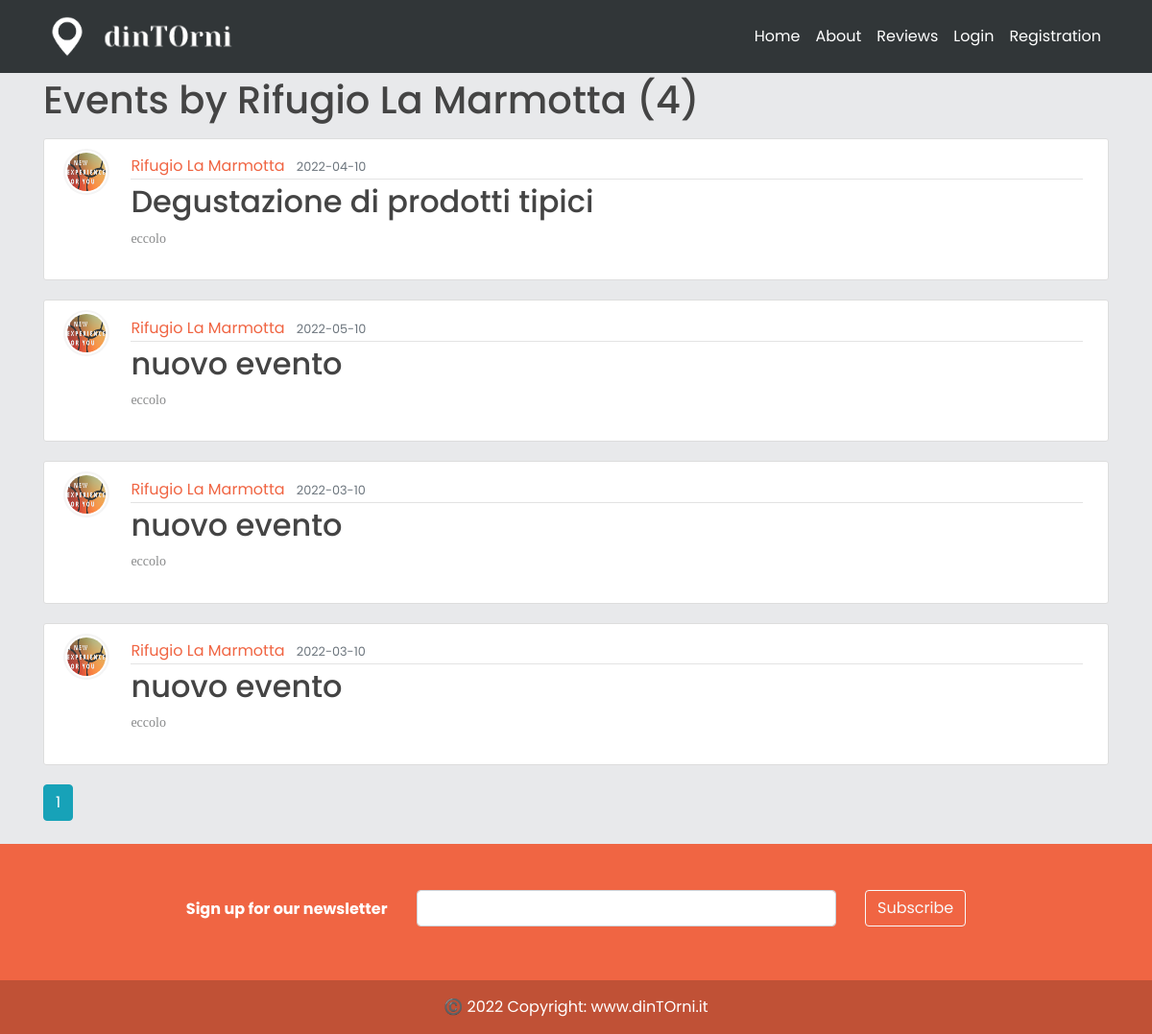
Before: /Rifugio La Marmotta with the older database file.
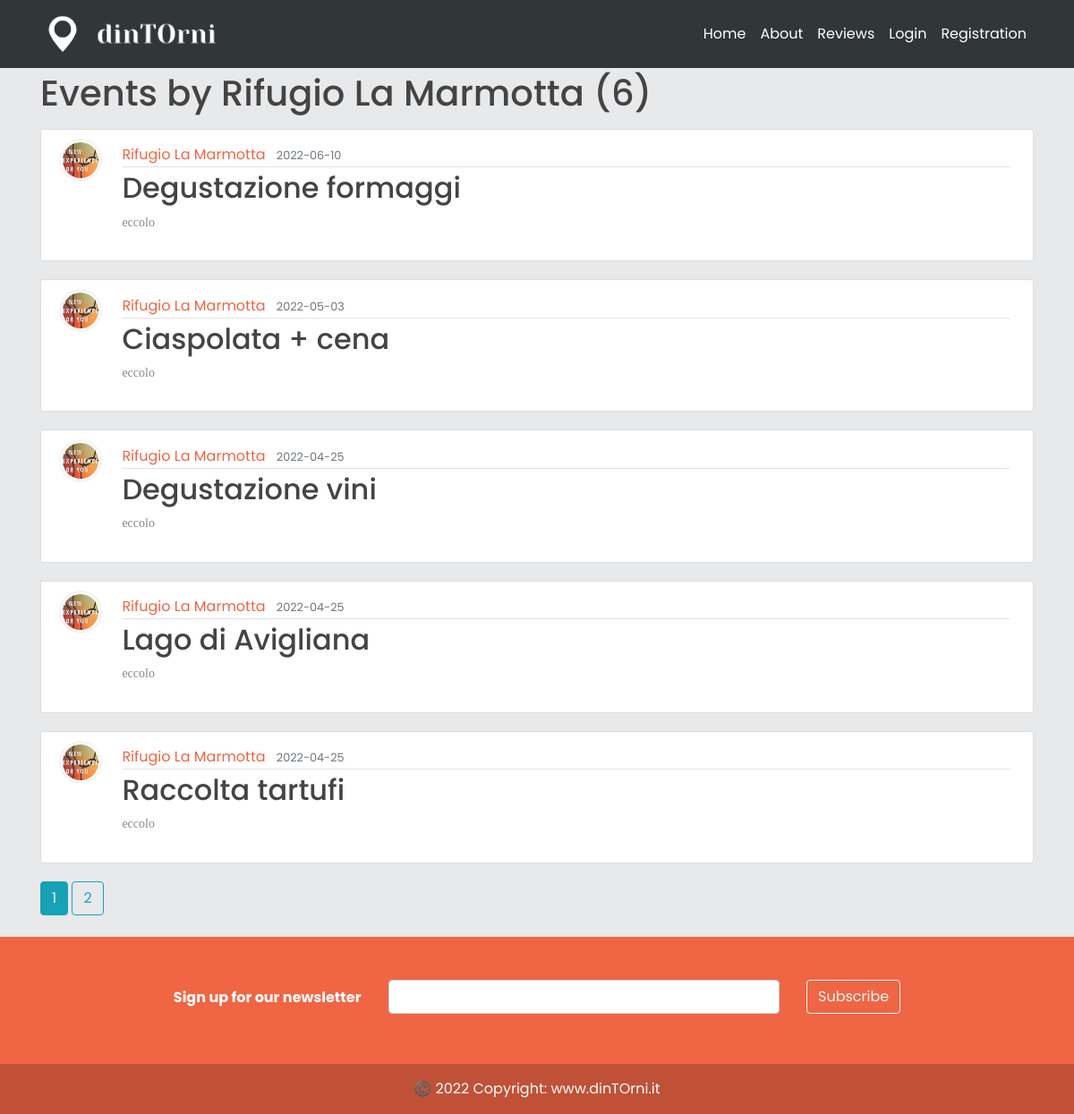
After: the same page with the newer database file.
### models.py (models this page shows, shortened)
class User(db.Model, UserMixin):
    _tablename__ = 'user'
    id = db.Column(db.Integer, primary_key=True)
    email = db.Column(db.String(120), unique=True, nullable=False)
    image_file = db.Column(db.String(20), nullable=False, default='default.jpg')
    password = db.Column(db.String(60), nullable=False)
    telephone = db.Column(db.Integer(), nullable=False)
    type= db.Column(db.String(20))
    __mapper_args__={
        'polymorphic_identity': 'user',
        'polymorphic_on': type
    }

class Business(User, db.Model):
    _tablename__ = 'business'
    id = db.Column(db.Integer, db.ForeignKey('user.id'), primary_key=True)
    name = db.Column(db.String(20), unique=True, nullable=False)
    vat_number = db.Column(db.Integer())#rimettere i nullable
    city = db.Column(db.String(20))
    address = db.Column(db.String(30))
    events = db.relationship('Event', backref='creator', lazy=True)
    link_facebook = db.Column(db.String())
    link_instagram = db.Column(db.String())
    link_twitter = db.Column(db.String())
    link_website = db.Column(db.String())
    __mapper_args__ = {
        'polymorphic_identity': 'business',
    }

class Event(db.Model):
    id = db.Column(db.Integer, primary_key=True)
    title = db.Column(db.String(100), nullable=False)
    date_event = db.Column(db.Date, nullable=False)
    location = db.Column(db.Text, nullable=False)
    price = db.Column(db.Float, nullable = True)
    equipment = db.Column(db.Text,  nullable=True)
    min_users = db.Column(db.Integer,  nullable=True)
    date_posted = db.Column(db.DateTime,
                            default=datetime.utcnow())  # default è listante corrente in cui posto
    content = db.Column(db.Text,  nullable=False)
    weaknesses = db.Column(db.Text,  nullable=True)
    image_event1 = db.Column(db.String(20), nullable=False, default='default.jpg')
    image_event2 = db.Column(db.String(20), nullable=False, default='default.jpg')
    image_event3 = db.Column(db.String(20), nullable=False, default='default.jpg')
    business_id = db.Column(db.Integer, db.ForeignKey('business.id'))  # db integer, è una chiave devo specificare la relazi

class User(db.Model, UserMixin):
    _tablename__ = 'user'
    id = db.Column(db.Integer, primary_key=True)
    email = db.Column(db.String(120), unique=True, nullable=False)
    image_file = db.Column(db.String(20), nullable=False, default='default.jpg')
    password = db.Column(db.String(60), nullable=False)
    telephone = db.Column(db.Integer(), nullable=False)
    type= db.Column(db.String(20))
    __mapper_args__={
        'polymorphic_identity': 'user',
        'polymorphic_on': type
    }

### app/users/routes.py (the view)
@users.route("/<string:name>")
def business_events(name):
    page = request.args.get('page', 1, type=int)
    business = Business.query.filter_by(name=name).first_or_404()
    events = Event.query.filter_by(creator=business).order_by(Event.date_posted.desc()).paginate(page=page, per_page=5)
    return render_template('business_events.html', events=events, business=business)

### app/templates/business_events.html
{% extends "layout.html" %}
{% block content %}
    <h1 class="mb-3">Events by {{ business.name }} ({{ events.total }})</h1>
    {% for event in events.items %}
        <article class="media content-section">
          <img class="rounded-circle article-img" src="{{ url_for('static', filename='profile_pics/' + event.creator.image_file) }}">
          <div class="media-body">
            <div class="article-metadata">
              <a class="mr-2" href="{{ url_for('users.business_events', name=event.creator.name) }}">{{ event.creator.name }}</a>
              <small class="text-muted">{{ event.date_event.strftime('%Y-%m-%d') }}</small>
            </div>
            <h2><a class="article-title" href="{{ url_for('events.event', event_id=event.id) }}">{{ event.title }}</a></h2>
            <p class="article-content">{{ event.content }}</p>
          </div>
        </article>
    {% endfor %}
    {% for page_num in events.iter_pages(left_edge=1, right_edge=1, left_current=1, right_current=2) %}
      {% if page_num %}
        {% if events.page == page_num %}
          <a class="btn btn-info mb-4" href="{{ url_for('users.business_events', name=business.name, page=page_num) }}">{{ page_num }}</a>
        {% else %}
          <a class="btn btn-outline-info mb-4" href="{{ url_for('users.business_events', name=business.name, page=page_num) }}">{{ page_num }}</a>
        {% endif %}
      {% else %}
        ...
      {% endif %}
    {% endfor %}
{% endblock content %}

Changed rows visible on the page:
no longer on this page (row edited): Event: image_file (placeholder picture), creator.name "Rifugio La Marmotta", date_event "2022-04-10", title "Degustazione di prodotti tipici", content "eccolo"
no longer on this page (row edited): Event: image_file (placeholder picture), creator.name "Rifugio La Marmotta", date_event "2022-05-10", title "nuovo evento", content "eccolo"
changed Event: date_event "2022-03-10" → "2022-06-10"; title "nuovo evento" → "Degustazione formaggi"
changed Event: date_event "2022-03-10" → "2022-05-03"; title "nuovo evento" → "Ciaspolata + cena"
now on this page (row edited): Event: image_file (placeholder picture), creator.name "Rifugio La Marmotta", date_event "2022-04-25", title "Degustazione vini", content "eccolo"
now on this page (row edited): Event: image_file (placeholder picture), creator.name "Rifugio La Marmotta", date_event "2022-04-25", title "Lago di Avigliana", content "eccolo"
now on this page (row edited): Event: image_file (placeholder picture), creator.name "Rifugio La Marmotta", date_event "2022-04-25", title "Raccolta tartufi", content "eccolo"
Other visible differences:
{{ events.total }}: "4" → "6"
new list line: "2"
